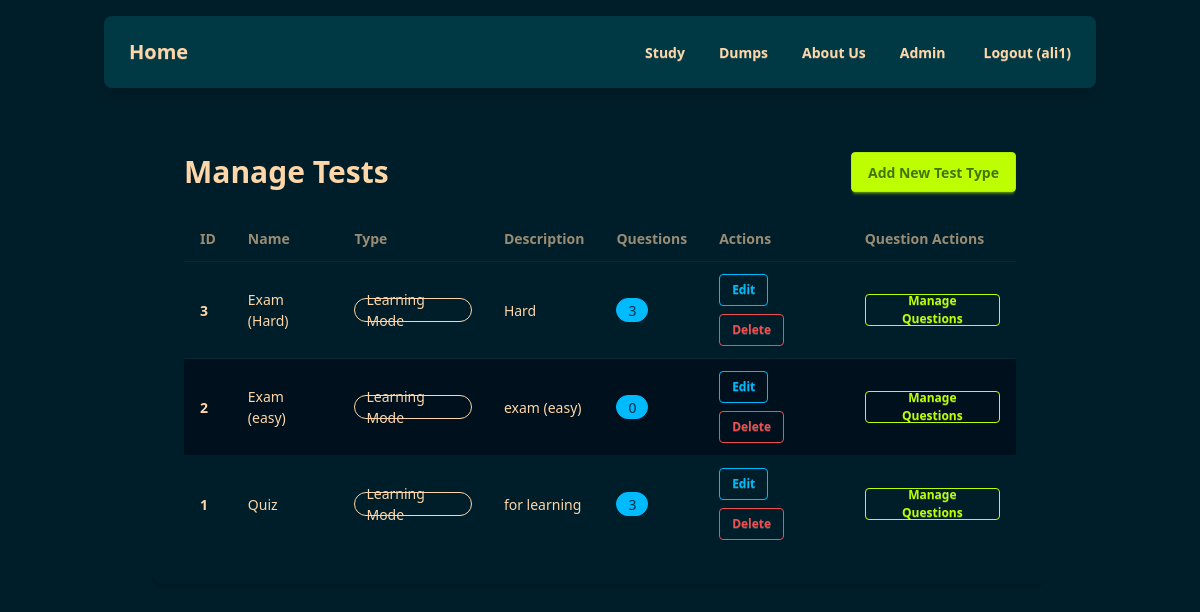
Page /quiz/admin/tests/ (signed in) on the earlier database version.
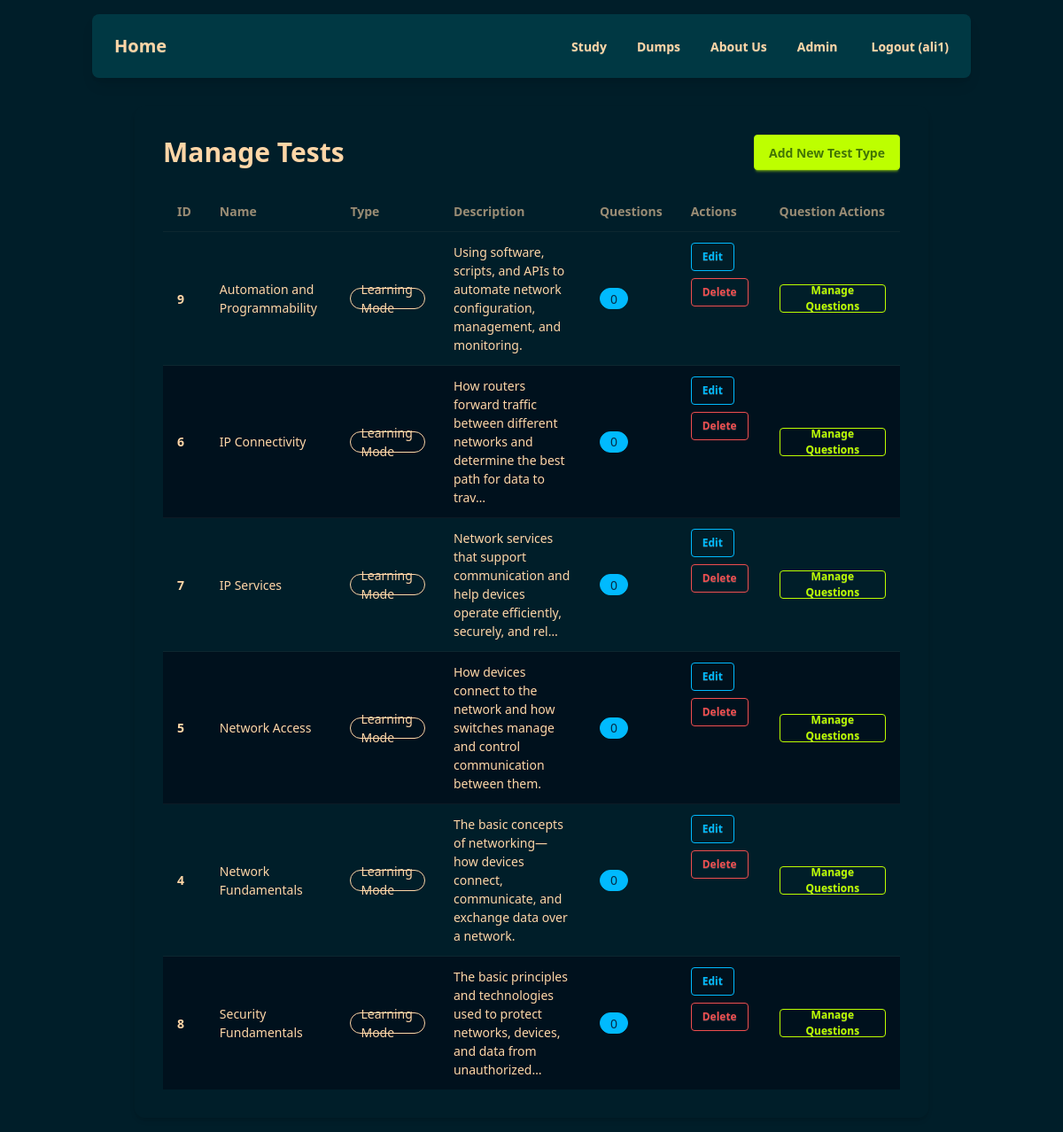
Same page on the later database version.
### quiz/models.py (models this page shows, shortened)
class Test(models.Model):
    name = models.CharField(max_length=255)
    description = models.TextField(blank=True)
    test_type = models.CharField(max_length=10, choices=TEST_TYPES, default="learning")
    position = models.PositiveIntegerField(
        default=0, help_text="Display order of the test"
    )
    class Meta:
        ordering = ["position", "name"]

### quiz/views.py (the view)
# urls.py: path('admin/tests/', custom_admin_tests, name='custom_admin_tests'),
@user_passes_test(is_staff_check)
def custom_admin_tests(request):
    tests = Test.objects.annotate(question_count=Count("questions")).order_by("name")
    context = {
        "tests": tests,
    }
    return render(request, "quiz/custom_admin/admin_tests_list.html", context)

### quiz/views.py (called while the page is built)
def is_staff_check(user):
    return user.is_staff

### quiz/templates/quiz/custom_admin/admin_tests_list.html (shortened to what this page needs)
{% extends 'quiz/base.html' %}
{% block content %}
<div class="max-w-4xl mx-auto bg-base-100 p-8 rounded-xl shadow-md">
    <div class="flex justify-between items-center mb-6">
        <h2 class="text-3xl font-bold">Manage Tests</h2>
        <a href="{% url 'custom_admin_add_test' %}" class="btn btn-primary">Add New Test Type</a>
    </div>
    {% if tests %}
        <div class="overflow-x-auto">
            <table class="table w-full table-zebra">
                <thead>
                    <tr>
                        <th>ID</th>
                        <th>Name</th>
                        <th>Type</th>
                        <th>Description</th>
                        <th>Questions</th>
                        <th>Actions</th>
                        <th>Question Actions</th>
                    </tr>
                </thead>
                <tbody>
                    {% for test in tests %}
                    <tr>
                        <th>{{ test.id }}</th>
                        <td>{{ test.name }}</td>
                        <td><span class="badge badge-outline">{{ test.get_test_type_display }}</span></td>
                        <td>{{ test.description|truncatechars:100 }}</td>
                        <td>
                            {% if test.question_count is not None %}
                                <span class="badge badge-info">{{ test.question_count }}</span>
                            {% else %}
                                <span class="badge badge-ghost">0</span>
                            {% endif %}
                        </td>
                        <td class="flex flex-wrap gap-2">
                            <a href="{% url 'custom_admin_edit_test' test.id %}" class="btn btn-sm btn-outline btn-info">Edit</a>
                            <a href="{% url 'custom_admin_delete_test' test.id %}" class="btn btn-sm btn-outline btn-error">Delete</a>
                        </td>
                        <td>
                            <a href="{% url 'custom_admin_test_questions' test.id %}" class="btn btn-sm btn-outline btn-primary">Manage Questions</a>
                        </td>
                    </tr>
                    {% endfor %}
                </tbody>
            </table>
        </div>
    {% else %}
        <p>No test types found. <a href="{% url 'custom_admin_add_test' %}" class="text-blue-600 hover:underline">Add one now</a>.</p>
    {% endif %}
</div>
{% endblock %}

Differences in the rows shown:
removed Test: id "3", name "Exam (Hard)", test_type "Learning Mode", description "Hard", question_count "3"
removed Test: id "2", name "Exam (easy)", test_type "Learning Mode", description "exam (easy)", question_count "0"
removed Test: id "1", name "Quiz", test_type "Learning Mode", description "for learning", question_count "3"
added Test: id "9", name "Automation and Programmability", test_type "Learning Mode", description "Using software, scripts, and APIs to automate network configuration, management, and monitoring.", question_count "0"
added Test: id "6", name "IP Connectivity", test_type "Learning Mode", description "How routers forward traffic between different networks and determine the best path for data to trav…", question_count "0"
added Test: id "7", name "IP Services", test_type "Learning Mode", description "Network services that support communication and help devices operate efficiently, securely, and rel…", question_count "0"
added Test: id "5", name "Network Access", test_type "Learning Mode", description "How devices connect to the network and how switches manage and control communication between them.", question_count "0"
added Test: id "4", name "Network Fundamentals", test_type "Learning Mode", description "The basic concepts of networking—how devices connect, communicate, and exchange data over a network.", question_count "0"
added Test: id "8", name "Security Fundamentals", test_type "Learning Mode", description "The basic principles and technologies used to protect networks, devices, and data from unauthorized…", question_count "0"
